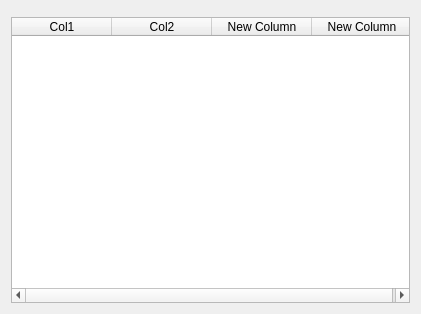
<?xml version="1.0" encoding="UTF-8"?>
<ui version="4.0">
 <class>FilteredTableWidget</class>
 <widget class="QWidget" name="FilteredTableWidget">
  <property name="geometry">
   <rect>
    <x>0</x>
    <y>0</y>
    <width>421</width>
    <height>314</height>
   </rect>
  </property>
  <property name="windowTitle">
   <string>Form</string>
  </property>
  <layout class="QVBoxLayout" name="verticalLayout">
   <item>
    <widget class="QWidget" name="widget" native="true"/>
   </item>
   <item>
    <widget class="QTableWidget" name="tableWidget">
     <property name="horizontalScrollMode">
      <enum>QAbstractItemView::ScrollPerPixel</enum>
     </property>
     <column>
      <property name="text">
       <string>Col1</string>
      </property>
     </column>
     <column>
      <property name="text">
       <string>Col2</string>
      </property>
     </column>
     <column>
      <property name="text">
       <string>New Column</string>
      </property>
     </column>
     <column>
      <property name="text">
       <string>New Column</string>
      </property>
     </column>
    </widget>
   </item>
  </layout>
 </widget>
 <resources/>
 <connections/>
</ui>
